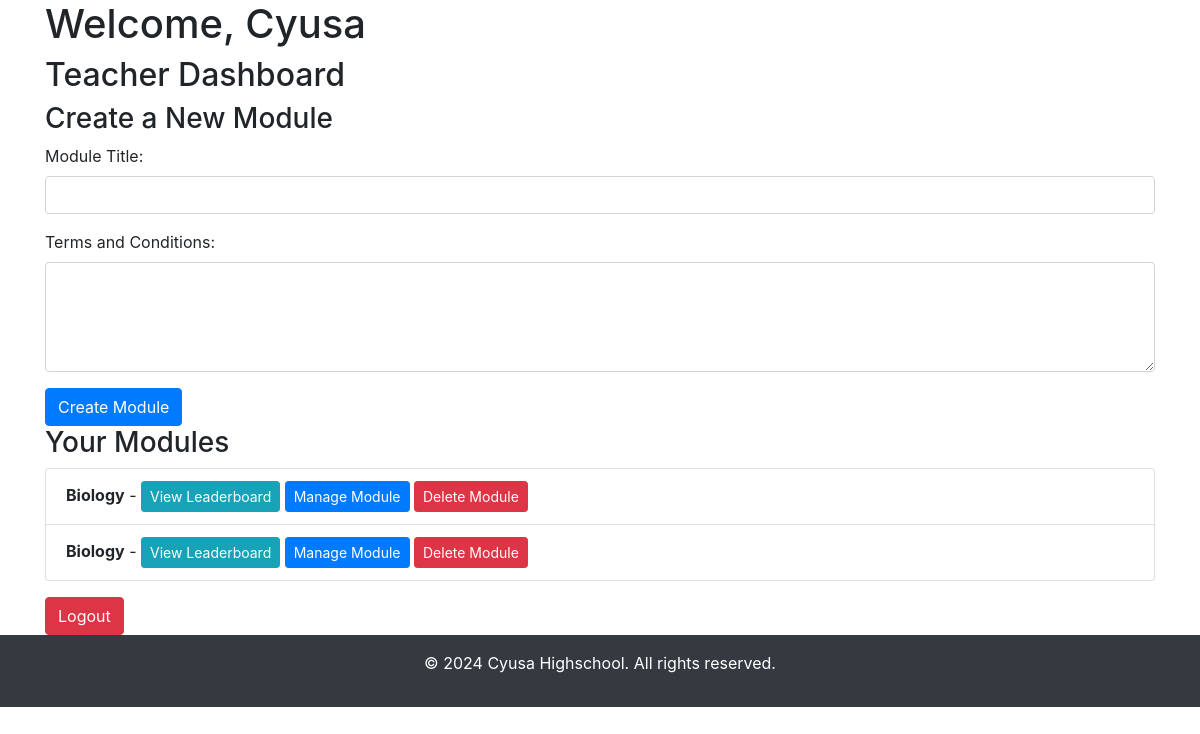
/teacher_dashboard (signed in), run on an earlier commit of the app's database.
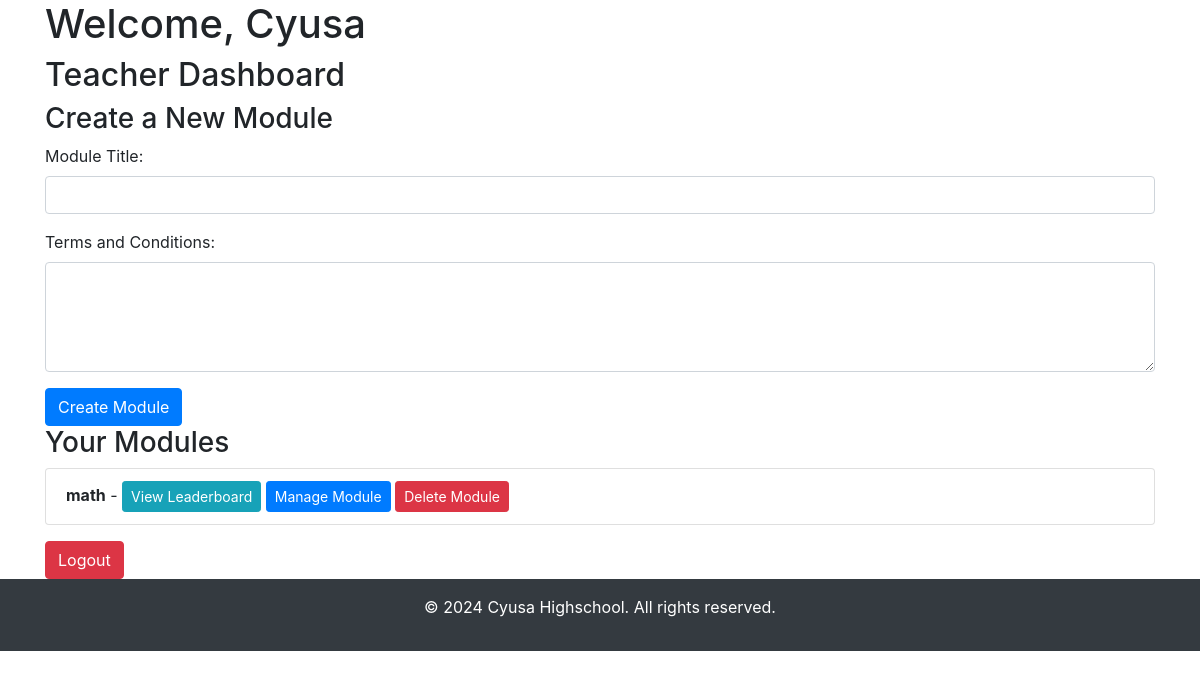
And on a later commit of the database.
### app.py (models this page shows)
class Module(db.Model):
    id = db.Column(db.Integer, primary_key=True)
    title = db.Column(db.String(100), nullable=False)
    terms_conditions = db.Column(db.Text, nullable=False)
    quizzes = db.relationship('Quiz', backref='module', lazy=True, cascade="all, delete-orphan")

### app.py (the view)
@app.route('/teacher_dashboard')
@login_required
def teacher_dashboard():
    if current_user.role != 'teacher':
        flash('Access denied!')
        return redirect(url_for('login'))
    modules = Module.query.all()
    return render_template('teacher_dashboard.html', modules=modules)

### app.py (called while the page is built)
@login_manager.user_loader
def load_user(user_id):
    return User.query.get(int(user_id))

### templates/teacher_dashboard.html (shortened to what this page needs)
<!DOCTYPE html>
<html lang="en">
<head>
    <link rel="stylesheet" href="https://stackpath.bootstrapcdn.com/bootstrap/4.5.2/css/bootstrap.min.css">
</head>
<body>
    <div class="container">
        <h1>Welcome, {{ current_user.username }}</h1>
        <h2>Teacher Dashboard</h2>
        <h3>Create a New Module</h3>
<form action="/teacher/add-module" method="POST">
    <div class="form-group">
        <label for="module_title">Module Title:</label>
        <input type="text" class="form-control" id="module_title" name="module_title" required>
    </div>
    <div class="form-group">
        <label for="terms_conditions">Terms and Conditions:</label>
        <textarea class="form-control" id="terms_conditions" name="terms_conditions" rows="4" required></textarea>
    </div>
    <button type="submit" class="btn btn-primary">Create Module</button>
</form>
        <h3>Your Modules</h3>
        <ul class="list-group">
            {% if modules %}
                {% for module in modules %}
                    <li class="list-group-item">
                        <strong>{{ module.title }}</strong> -
                        <a href="/teacher/module/{{ module.id }}/leaderboard" class="btn btn-info btn-sm">View Leaderboard</a>
                        <a href="/teacher/module/{{ module.id }}" class="btn btn-primary btn-sm">Manage Module</a>
                        <form action="{{ url_for('delete_module', module_id=module.id) }}" method="POST" style="display:inline;">
                            <button type="submit" class="btn btn-danger btn-sm">Delete Module</button>
                        </form>
                    </li>
                {% endfor %}
            {% else %}
                <li class="list-group-item">No modules available.</li>
            {% endif %}
        </ul>
        <a href="/logout" class="btn btn-danger mt-3">Logout</a>
    </div>
    <footer class="bg-dark text-white text-center py-3">
        <p>© 2024 Cyusa Highschool. All rights reserved.</p>
    </footer>
</body>
</html>

What changed in the data, as far as the page shows it:
removed Module: title "Biology"
changed Module: title "Biology" → "math"
